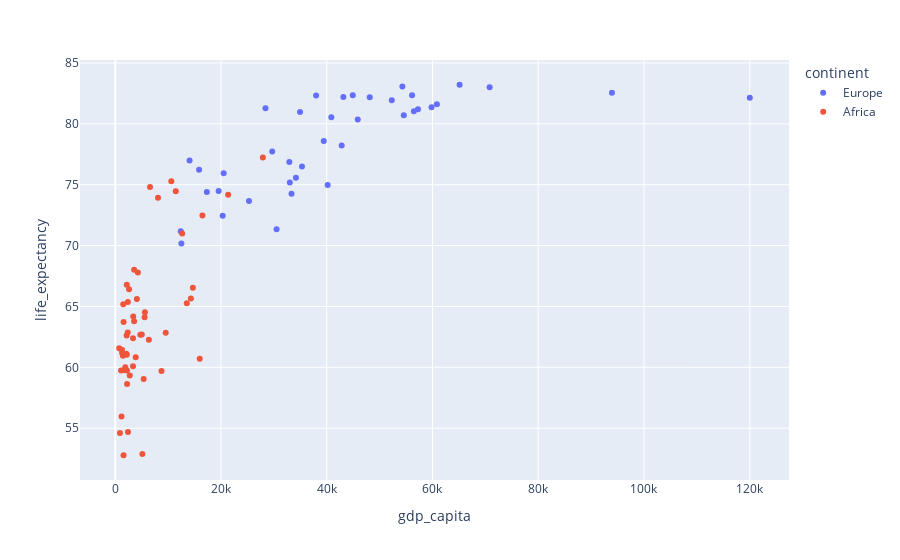

This figure's notebook cell:
### Code cell
df.plot.scatter(x='gdp_capita', y='life_expectancy', color='continent')
